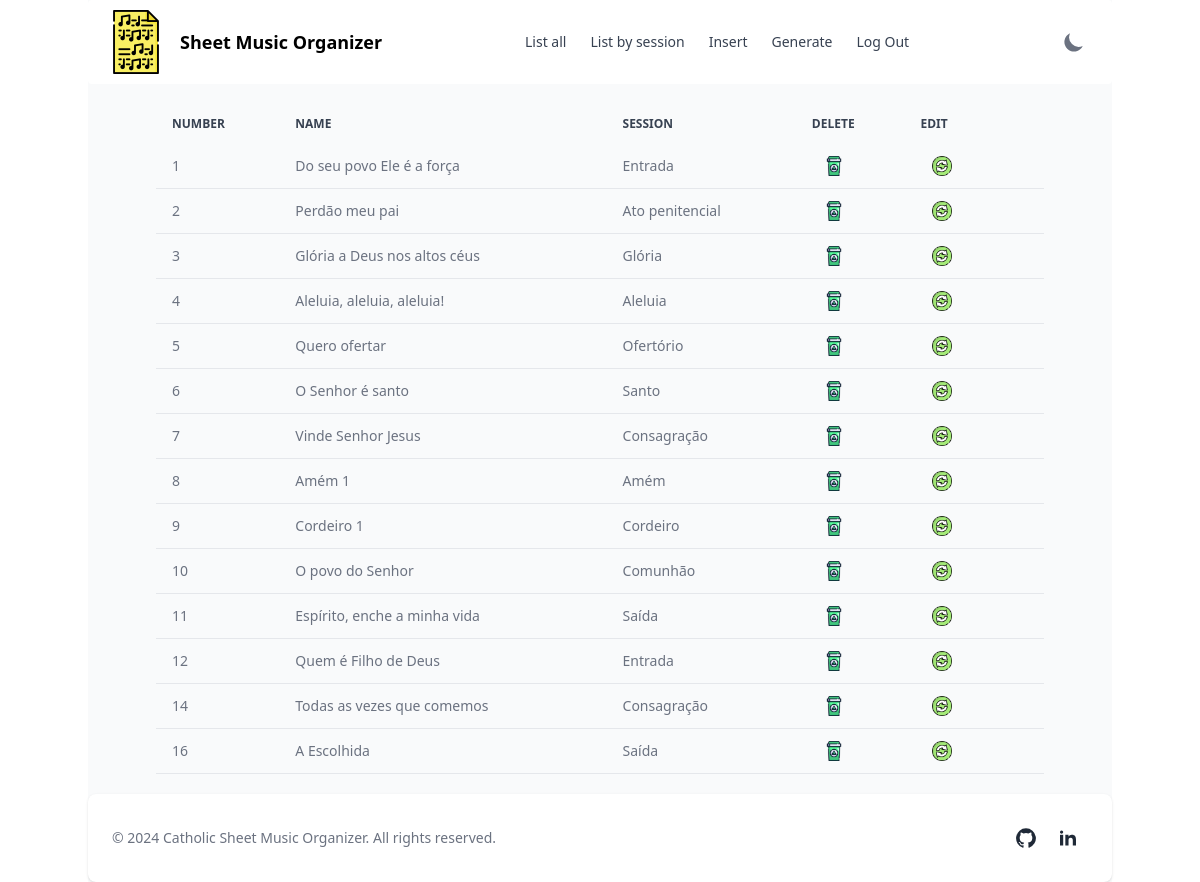
/list (signed in), run on an earlier commit of the app's database.
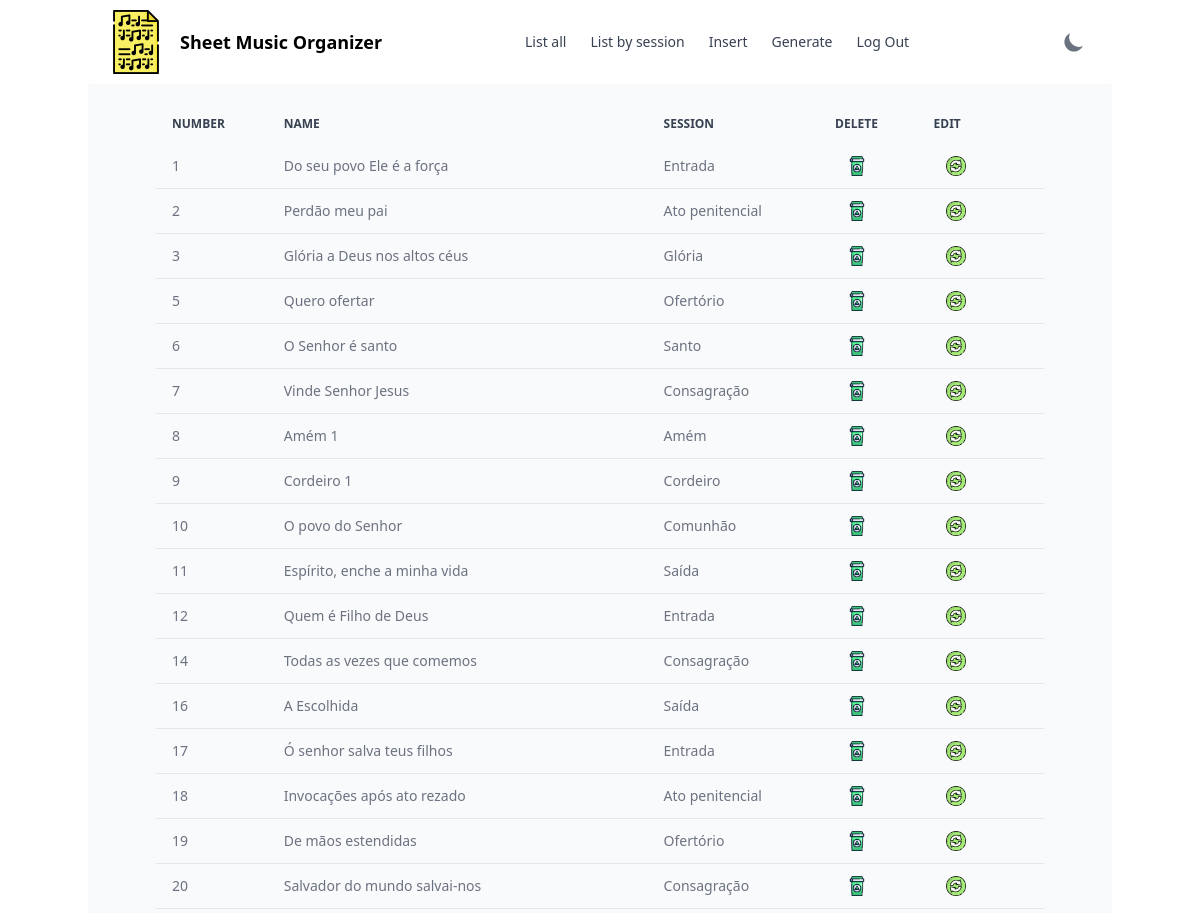
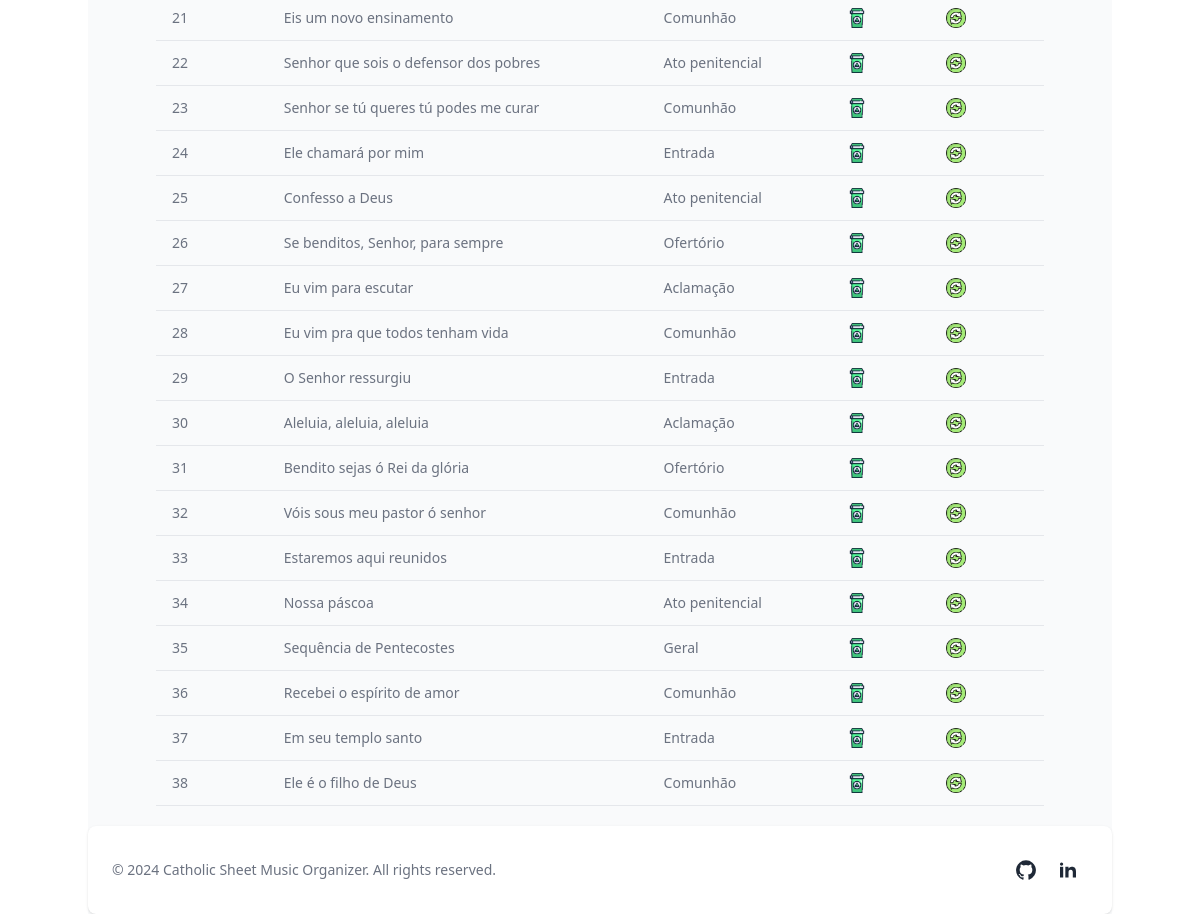
And on a later commit of the database (2 pictures, top to bottom).
### tables this page shows
CREATE TABLE cifras (
    id INTEGER PRIMARY KEY AUTOINCREMENT,
    nome TEXT NOT NULL,
    sessao TEXT NOT NULL,
    cifra TEXT NOT NULL
);

### app.py (the view)
@app.route("/list")
@login_required
def list():
    sheets = db.execute("SELECT * FROM cifras")
    return render_template("list.html", sheets=sheets)

### utilities.py (called while the page is built)
def login_required(f):
    @wraps(f)
    def decorated_function(*args, **kwargs):
        if session.get("user_id") is None:
            return redirect("/index")
        return f(*args, **kwargs)
    return decorated_function

### templates/list.html (shortened to what this page needs)
{% extends "layout.html" %}
{% block main %}
<section class="container bg-gray-50 dark:bg-gray-900 p-3 sm:p-5">
  <div class="mx-auto max-w-screen-xl px-4 lg:px-12">
    <div class="overflow-x-auto">
      <table class="w-full text-sm text-left text-gray-500 dark:text-gray-400">
        <thead
          class="text-xs text-gray-700 uppercase bg-gray-50 dark:bg-gray-700 dark:text-gray-400"
        >
          <tr>
            <th scope="col" class="px-4 py-3 dark:text-white">Number</th>
            <th scope="col" class="px-4 py-3 dark:text-white">Name</th>
            <th scope="col" class="px-4 py-3 dark:text-white">Session</th>
            {% if session['username'] == 'admin' %}
              <th scope="col" class="px-4 py-3 dark:text-white">Delete</th>
              <th scope="col" class="px-4 py-3 dark:text-white">Edit</th>
            {% endif %}
          </tr>
        </thead>
        <tbody>
          {% for sheet in sheets %}
            <tr class="border-b dark:border-gray-700">
              <td class="px-4 py-3">{{ sheet['id'] }}</td>
              <td class="px-4 py-3">{{ sheet['nome'] }}</td>
              <td class="px-4 py-3">{{ sheet['sessao'] }}</td>
              {% if session['username'] == 'admin' %}
                <td class="px-4 py-3"><a href="#" class="delete-link flex justify-left ml-3" data-cifra-id="{{ sheet['id'] }}"><img src="{{url_for('static',filename='trash.png')}}" class="size-5"></a></td>
                <td class="px-4 py-3"><a href="#" class="update-link flex justify-left ml-3" data-cifra-id="{{ sheet['id'] }}"><img src="{{url_for('static',filename='update.png')}}" class="size-5"></a></td>
                {% endif %}
              <td
                class="px-4 py-3 flex items-center justify-end dark:text-white"
              ></td>
            </tr>
          {% endfor %}
        </tbody>
      </table>
    </div>
  </div>
</section>
{% endblock %}

### templates/layout.html (shortened to what this page needs)
<!DOCTYPE html>
<html lang="en">
  <head>
    <link
      rel="stylesheet"
      href="{{url_for('static',filename='dist/css/output.css')}}"
    />
  </head>
  <body>
    <div
      class="container text-center mx-auto items-center bg-gray-50 dark:bg-gray-700"
    >
      <nav
        class="bg-white border-gray-200 px-2 sm:px-4 py-2.5 rounded dark:bg-gray-800"
      >
        <div class="flex flex-wrap justify-between items-center mx-auto">
          <a href="/" class="flex items-center">
            <img
              src="{{url_for('static',filename='header_icon.png')}}"
              class="mr-3 size-10 md:size-12 lg:size-16"
              alt="Site Logo"
            />
            <span
              class="self-center text-lg font-semibold whitespace-nowrap dark:text-white"
              >Sheet Music Organizer</span
            >
          </a>
          <div class="flex md:order-2">
            <button
              id="theme-toggle"
              type="button"
              class="text-gray-500 dark:text-gray-400 hover:bg-gray-100 dark:hover:bg-gray-700 focus:outline-none focus:ring-4 focus:ring-gray-200 dark:focus:ring-gray-700 rounded-lg text-sm p-2.5"
            >
              <svg
                id="theme-toggle-dark-icon"
                class="hidden size-6"
                fill="currentColor"
                viewBox="0 0 20 20"
                xmlns="http://www.w3.org/2000/svg"
              >
                <path
                  d="M17.293 13.293A8 8 0 016.707 2.707a8.001 8.001 0 1010.586 10.586z"
                ></path>
              </svg>
            </button>
          </div>
          <div
            class="hidden justify-between items-center w-full md:flex md:w-auto md:order-1"
            id="navbar-cta"
          >
            <ul
              class="flex flex-col bg-gray-50 rounded-lg border border-gray-100 md:flex-row md:space-x-6 md:mt-0 md:text-sm md:font-medium md:border-0 md:bg-white dark:bg-gray-800 dark:border-gray-700"
            >
              {% if session['user_id'] %}
                <li>
                  <a
                    href="/list"
                    class="block py-2 pr-4 pl-3 text-gray-700 rounded hover:bg-gray-100 md:bg-transparent md:hover:text-blue-700 md:p-0 md:dark:hover:text-blue-300 dark:text-white dark:hover:bg-gray-700 dark:hover:text-white md:dark:hover:bg-transparent dark:border-gray-700"
                    aria-current="page"
                    >List all</a
                  >
                </li>
                <li>
                  <a
                    href="/filtered_list"
                    class="block py-2 pr-4 pl-3 text-gray-700 rounded hover:bg-gray-100 md:hover:bg-transparent md:hover:text-blue-700 md:p-0 md:dark:hover:text-blue-300 dark:text-white dark:hover:bg-gray-700 dark:hover:text-white md:dark:hover:bg-transparent dark:border-gray-700"
                    >List by session</a
                  >
                </li>
                {% if session['username'] == 'admin' %}
                <li>
                  <a
                    href="/insert"
                    class="block py-2 pr-4 pl-3 text-gray-700 rounded hover:bg-gray-100 md:hover:bg-transparent md:hover:text-blue-700 md:p-0 md:dark:hover:text-blue-300 dark:text-white dark:hover:bg-gray-700 dark:hover:text-white md:dark:hover:bg-transparent dark:border-gray-700"
                    >Insert</a
                  >
                </li>
                {% endif %}
                <li>
                  <a
                    href="/generate"
                    class="block py-2 pr-4 pl-3 text-gray-700 rounded hover:bg-gray-100 md:hover:bg-transparent md:hover:text-blue-700 md:p-0 md:dark:hover:text-blue-300 dark:text-white dark:hover:bg-gray-700 dark:hover:text-white md:dark:hover:bg-transparent dark:border-gray-700"
                    >Generate</a
                  >
                </li>
                <li>
                  <a
                    href="/logout"
                    class="block py-2 pr-4 pl-3 text-gray-700 rounded hover:bg-gray-100 md:hover:bg-transparent md:hover:text-blue-700 md:p-0 md:dark:hover:text-blue-300 dark:text-white dark:hover:bg-gray-700 dark:hover:text-white md:dark:hover:bg-transparent dark:border-gray-700"
                    >Log Out</a
                  >
                </li>
              {% endif %}
            </ul>
          </div>
        </div>
      </nav>
      <main>{% block main %}{% endblock %}</main>
      <footer
        class="bg-white rounded-lg shadow sm:flex sm:items-center sm:justify-between p-4 sm:p-6 xl:p-8 dark:bg-gray-800 antialiased"
      >
        <p
          class="mb-4 text-sm text-center text-gray-500 dark:text-gray-400 sm:mb-0"
        >
          &copy; 2024
          <a href="#" class="hover:underline" target="_blank"
            >Catholic Sheet Music Organizer</a
          >. All rights reserved.
        </p>
        <div class="flex justify-center items-center space-x-1">
          <a
            href="https://github.com/FernandoAvellar" target="_blank"
            data-tooltip-target="tooltip-github"
            class="inline-flex justify-center p-2 text-gray-500 rounded-lg cursor-pointer dark:text-gray-400 dark:hover:text-white hover:text-gray-900 hover:bg-gray-100 dark:hover:bg-gray-600"
          >
          </a>
           <a
            href="https://www.linkedin.com/in/fernandoavellarjr/" target="_blank"
            data-tooltip-target="tooltip-linkedin"
            class="inline-flex justify-center p-2 text-gray-500 rounded-lg cursor-pointer dark:text-gray-400 dark:hover:text-white hover:text-gray-900 hover:bg-gray-100 dark:hover:bg-gray-600"
          >
          </a>
        </div>
      </footer>
      <script src="https://unpkg.com/@material-tailwind/html@latest/scripts/dismissible.js"></script>
    </div>
  </body>
</html>

What changed in the data, as far as the page shows it:
removed cifras: id "4", nome "Aleluia, aleluia, aleluia!", sessao "Aleluia"
added cifras: id "17", nome "Ó senhor salva teus filhos", sessao "Entrada"
added cifras: id "18", nome "Invocações após ato rezado", sessao "Ato penitencial"
added cifras: id "19", nome "De mãos estendidas", sessao "Ofertório"
added cifras: id "20", nome "Salvador do mundo salvai-nos", sessao "Consagração"
added cifras: id "21", nome "Eis um novo ensinamento", sessao "Comunhão"
added cifras: id "22", nome "Senhor que sois o defensor dos pobres", sessao "Ato penitencial"
added cifras: id "23", nome "Senhor se tú queres tú podes me curar", sessao "Comunhão"
added cifras: id "24", nome "Ele chamará por mim", sessao "Entrada"
added cifras: id "25", nome "Confesso a Deus", sessao "Ato penitencial"
added cifras: id "26", nome "Se benditos, Senhor, para sempre", sessao "Ofertório"
added cifras: id "27", nome "Eu vim para escutar", sessao "Aclamação"
added cifras: id "28", nome "Eu vim pra que todos tenham vida", sessao "Comunhão"
added cifras: id "29", nome "O Senhor ressurgiu", sessao "Entrada"
added cifras: id "30", nome "Aleluia, aleluia, aleluia", sessao "Aclamação"
added cifras: id "31", nome "Bendito sejas ó Rei da glória", sessao "Ofertório"
added cifras: id "32", nome "Vóis sous meu pastor ó senhor", sessao "Comunhão"
added cifras: id "33", nome "Estaremos aqui reunidos", sessao "Entrada"
added cifras: id "34", nome "Nossa páscoa", sessao "Ato penitencial"
added cifras: id "35", nome "Sequência de Pentecostes", sessao "Geral"
added cifras: id "36", nome "Recebei o espírito de amor", sessao "Comunhão"
added cifras: id "37", nome "Em seu templo santo", sessao "Entrada"
added cifras: id "38", nome "Ele é o filho de Deus", sessao "Comunhão"
